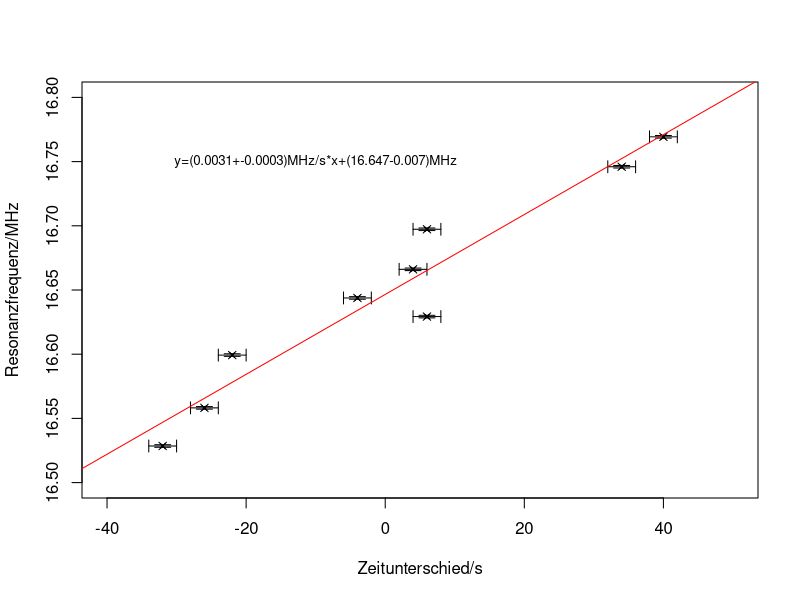

This figure's R source:
library("Hmisc")
library("plotrix")
x <- c(0.3, 1.7, 2.0, 0.3, 0.2, -0.2, -1.1, -1.3, -1.6) *20
y <- c(16.6293, 16.7460, 16.7693, 16.6973, 16.6661, 16.6438, 16.5993, 16.5582, 16.5285)
errx <- c(0.1, 0.1, 0.1, 0.1, 0.1, 0.1, 0.1, 0.1, 0.1)*20
erry <- c(0.001, 0.001, 0.001, 0.001, 0.001, 0.001, 0.001, 0.001, 0.001)


plot(x, y, type="p", xlim=c(-40, 50), ylim=c(16.5, 16.8), xlab = "Zeitunterschied/s", ylab = "Resonanzfrequenz/MHz", pch=4)
plotCI (x, y, uiw=erry , err="y" , pch=4, cex=0.6 ,add=TRUE)
plotCI (x, y, uiw=errx , err="x" , pch=4, cex=0.6 ,add=TRUE)


text(x=-10, y=16.75, "y=(0.0031+-0.0003)MHz/s*x+(16.647-0.007)MHz", cex=0.8)
fm1 <- lm(y ~ x)
summary(fm1)
abline(fm1, col = "red")


#*******************************************************************************
